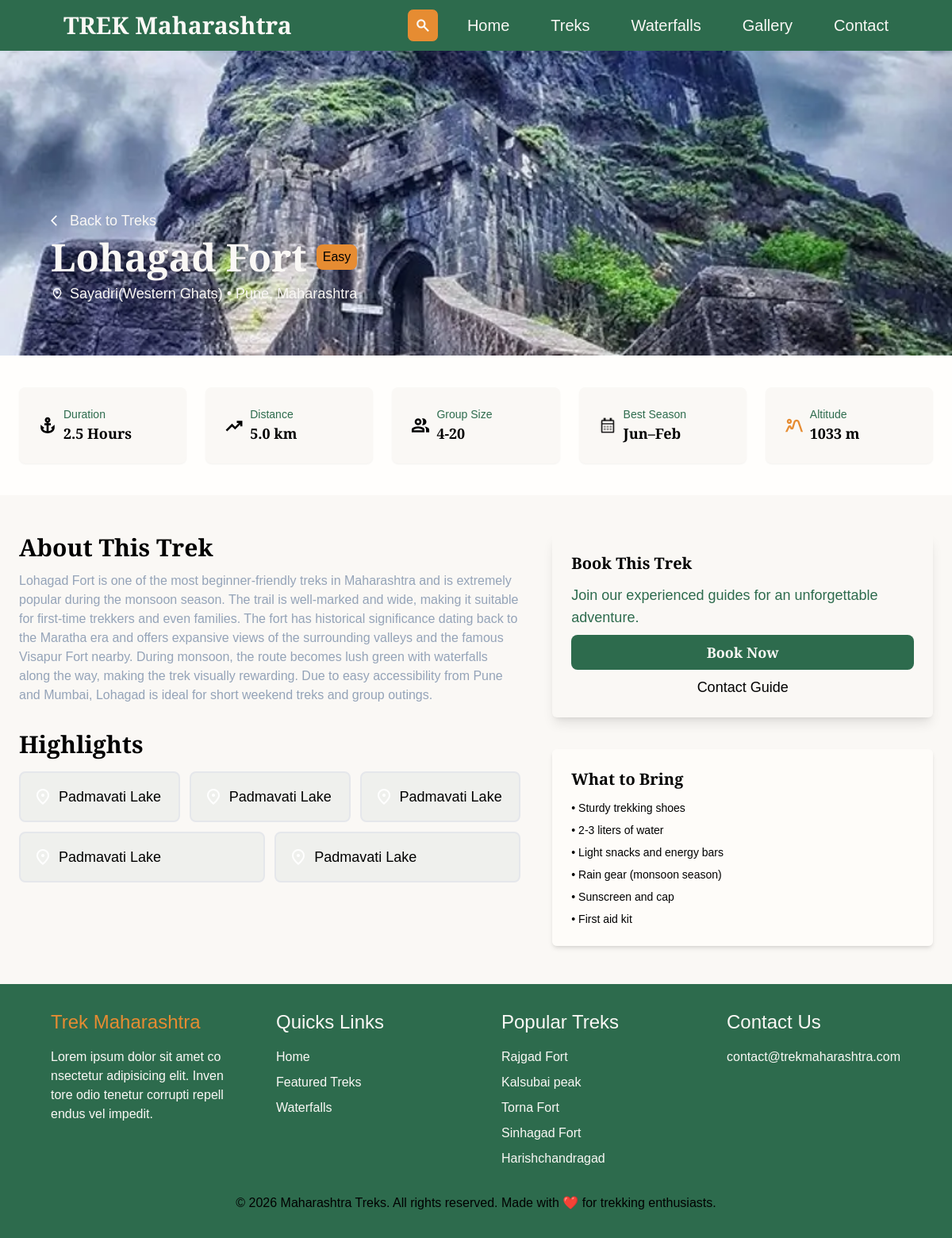
The page /treks/lohagad-fort on the database its author committed.
### models/treks.py (models this page shows)
class Trek(db.Model):
    __tablename__ = "treks"
    id = db.Column(db.Integer, primary_key=True)
    image = db.Column(db.String(255))
    name = db.Column(db.String(150), nullable=False)
    slug = db.Column(db.String(150), nullable=False, unique=True)
    location_id = db.Column(db.Integer, db.ForeignKey("locations.id"), nullable=False)
    difficulty = db.Column(db.String(20),nullable=False)
    description = db.Column(db.Text)
    duration_hours = db.Column(db.Float)
    distance_km = db.Column(db.Float)
    group_size_min = db.Column(db.Integer)
    group_size_max = db.Column(db.Integer)
    elevation_m = db.Column(db.Integer)
    best_season = db.Column(db.String(100))
    created_at = db.Column(db.DateTime, server_default=db.func.current_timestamp())
    location = db.relationship("Location", backref="treks")

### models/locations.py (models this page shows)
class Location(db.Model):
    __tablename__ = "locations"
    id = db.Column(db.Integer, primary_key=True)
    district = db.Column(db.String(100), nullable=False, index=True)
    region = db.Column(db.String(100))
    state = db.Column(db.String(50), default="Maharashtra")

### app.py (the view)
    @app.route('/treks/<slug>')
    def trek_details(slug):
        trek = Trek.query.filter_by(slug=slug).first_or_404()
        return render_template('trek_details.html', trek=trek)

### templates/trek_details.html
{% extends "base.html" %}
{% block content %}
    <section class="relative w-full">
        <img  class="w-full h-96 object-cover" src="{{ url_for('static', filename='images/' + trek.image) }}" alt="{{ trek.name }} image">
        <div class="absolute p-6 md:p-16 bottom-0 left-0 right-0">
            <div class="mx-auto">
                <a class="text-background flex items-center gap-2 mb-2 text-lg" href="/treks">
                    <img class="h-4 w-4" src="{{ url_for('static', filename='images/icons/arrow_back_ios_24dp_FFFFFF_FILL0_wght400_GRAD0_opsz24.svg') }}" alt="">
                    Back to Treks
                </a>
                <div class="flex flex-wrap items-center gap-3 mb-2">
                    <h1 class="text-3xl md:text-5xl font-extrabold text-background">{{ trek.name }}</h1>
                    <span class="bg-secondary py-1 px-2 rounded-lg font-medium">{{ trek.difficulty }}</span>
                </div>
                <div class="flex items-center gap-2 text-lg">
                    <img class="h-4 w-4" src="{{ url_for('static', filename='images/icons/location_on_24dp_FFFFFF_FILL0_wght400_GRAD0_opsz24.svg') }}" alt="">
                    <span class="text-background">{{ trek.location.region }} • {{ trek.location.district}}, {{ trek.location.state }}</span>
                </div>
            </div>
        </div>
    </section>
    <section class="py-10 bg-muted w-full">
        <div class="px-6 mx-auto">
            <div class="flex flex-wrap gap-6 md:flex-row justify-evenly">
                <div class="flex flex-1 min-w-[200px] p-6 gap-2 items-center bg-background shadow-sm rounded-lg">
                    <img class="h-6 w-6" src="{{ url_for('static', filename='images/icons/anchor_18dp_000000_FILL0_wght500_GRAD200_opsz20.svg') }}" alt="">
                    <div>
                        <p class="text-sm text-primary">Duration</p>
                        <p class="text-lg font-bold">{{ trek.duration_hours }} Hours</p>
                    </div>
                </div>
                <div class="flex flex-1 min-w-[200px] p-6 gap-2 items-center bg-background shadow-sm rounded-lg">
                    <img class="h-6 w-6" src="{{ url_for('static', filename='images/icons/trending_up_18dp_000000_FILL0_wght500_GRAD200_opsz20.svg') }}" alt="">
                    <div>
                        <p class="text-sm text-primary">Distance</p>
                        <p class="text-lg font-bold">{{ trek.distance_km }} km</p>
                    </div>
                </div>
                <div class="flex flex-1 min-w-[200px] p-6 gap-2 items-center bg-background shadow-sm rounded-lg">
                    <img class="h-6 w-6" src="{{ url_for('static', filename='images/icons/group_18dp_000000_FILL0_wght500_GRAD200_opsz20.svg') }}" alt="">
                    <div>
                        <p class="text-sm text-primary">Group Size</p>
                        <p class="text-lg font-bold">{{ trek.group_size_min }}-{{ trek.group_size_max }}</p>
                    </div>
                </div>
                <div class="flex flex-1 min-w-[200px] p-6 gap-2 items-center bg-background shadow-sm rounded-lg">
                    <img class="h-6 w-6" src="{{ url_for('static', filename='images/icons/calendar_month_18dp_000000_FILL0_wght400_GRAD0_opsz20.png') }}" alt="">
                    <div>
                        <p class="text-sm text-primary">Best Season</p>
                        <p class="text-lg font-bold">{{ trek.best_season }}</p>
                    </div>
                </div>
                <div class="flex flex-1 min-w-[200px] p-6 gap-2 items-center bg-background shadow-sm rounded-lg">
                    <img class="h-6 w-6 text-background" src="{{ url_for('static', filename='images/icons/landscape_2_24dp_E68C32_FILL0_wght500_GRAD0_opsz24.svg') }}" alt="">
                    <div>
                        <p class="text-sm text-primary">Altitude</p>
                        <p class="text-lg font-bold">{{ trek.elevation_m }} m</p>
                    </div>
                </div>
            </div>
        </div>
    </section>
    <section class="bg-background py-12">
        <div class="mx-auto px-6">
            <div class="flex flex-col md:flex-row gap-10">
                <div class="md:w-3/5">
                    <div>
                        <h2 class="text-3xl mb-3 font-extrabold">About This Trek</h2>
                        <p class="text-base text-slate-400">{{ trek.description }}</p>
                    </div>
                    <div class="">
                        <h2 class="text-3xl mt-8 mb-4 font-extrabold">Highlights<h2>
                        <div class="flex flex-wrap gap-3 justify-center">
                            <div class="flex min-w-[200px] flex-1 items-center gap-2 p-4 bg-primary/5 rounded-lg border-2 border-hover-400">
                                <img class="h-6 w-6" src="{{ url_for('static', filename='images/icons/location_on_24dp_FFFFFF_FILL0_wght400_GRAD0_opsz24.svg') }}" alt="">
                                <span class="text-lg">Padmavati Lake</span>
                            </div>
                            <div class="flex min-w-[200px] flex-1 items-center gap-2 p-4 bg-primary/5 rounded-lg border-2 border-hover-400">
                                <img class="h-6 w-6" src="{{ url_for('static', filename='images/icons/location_on_24dp_FFFFFF_FILL0_wght400_GRAD0_opsz24.svg') }}" alt="">
                                <span class="text-lg">Padmavati Lake</span>
                            </div>
                            <div class="flex  min-w-[200px] flex-1 items-center gap-2 p-4 bg-primary/5 rounded-lg border-2 border-hover-400">
                                <img class="h-6 w-6" src="{{ url_for('static', filename='images/icons/location_on_24dp_FFFFFF_FILL0_wght400_GRAD0_opsz24.svg') }}" alt="">
                                <span class="text-lg">Padmavati Lake</span>
                            </div>
                            <div class="flex  min-w-[200px] flex-1 items-center gap-2 p-4 bg-primary/5 rounded-lg border-2 border-hover-400">
                                <img class="h-6 w-6" src="{{ url_for('static', filename='images/icons/location_on_24dp_FFFFFF_FILL0_wght400_GRAD0_opsz24.svg') }}" alt="">
                                <span class="text-lg">Padmavati Lake</span>
                            </div>
                            <div class="flex min-w-[200px] flex-1 items-center gap-2 p-4 bg-primary/5 rounded-lg border-2 border-hover-400">
                                <img class="h-6 w-6" src="{{ url_for('static', filename='images/icons/location_on_24dp_FFFFFF_FILL0_wght400_GRAD0_opsz24.svg') }}" alt="">
                                <span class="text-lg">Padmavati Lake</span>
                            </div>
                        </div>
                    </div>
                </div>
                <div class="flex gap-4 flex-col align-middle">
                    <div class="p-6 shadow-lg rounded-md">
                        <h3 class="text-xl font-extrabold mb-3">Book This Trek</h3>
                        <p class="text-lg text-primary mb-2">Join our experienced guides for an unforgettable adventure.</p>
                        <button class="w-full py-2 text-lg bg-primary text-background rounded-lg mb-2 font-bold hover:bg-textColor">Book Now</button><br>
                        <button class="w-full text-lg text-center hover:scale-110">Contact Guide</button>
                    </div>
                    <div class="p-6 bg-muted shadow-md rounded-md mt-6">
                        <h3 class="text-xl font-extrabold mb-3">What to Bring</h3>
                        <ul class="space-y-2 text-sm">
                            <li>•  Sturdy trekking shoes</li>
                            <li>•  2-3 liters of water</li>
                            <li>•  Light snacks and energy bars</li>
                            <li>•  Rain gear (monsoon season)</li>
                            <li>•  Sunscreen and cap</li>
                            <li>•  First aid kit</li>
                        </ul>
                    </div>
                </div>
            </div>
        </div>
    </section>
{% endblock %}

### rows shown on the page
Trek: image (picture), name "Lohagad Fort", difficulty "Easy", duration_hours "2.5", distance_km "5.0", group_size_min "4", group_size_max "20", best_season "Jun–Feb", elevation_m "1033", description "Lohagad Fort is one of the most beginner-friendly treks in Maharashtra and is extremely popular during the monsoon season. The trail is well-marked and wide, making it suitable for first-time trekkers and even families. The fort has historical significance dating back to the Maratha era and offers expansive views of the surrounding valleys and the famous Visapur Fort nearby. During monsoon, the route becomes lush green with waterfalls along the way, making the trek visually rewarding. Due to easy accessibility from Pune and Mumbai, Lohagad is ideal for short weekend treks and group outings."
Location: location.region "Sayadri(Western Ghats)", location.district "Pune", location.state "Maharashtra"
